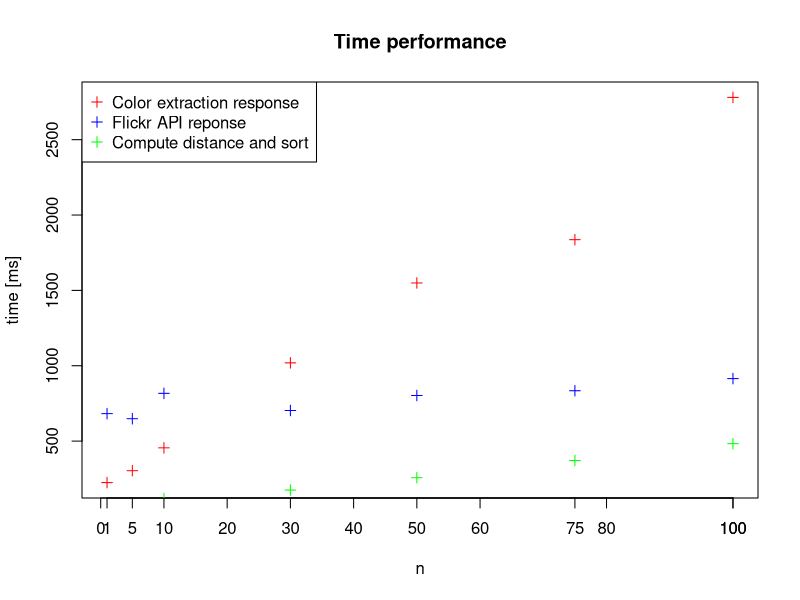

Reproduce this figure in R.
#!/usr/bin/env Rscript
data = read.csv("time.csv", sep=",")
plotT <- function(){
	png('time.png', height=500, width=1000)

	plot(
		data$n, data$dominant,
		main="Time performance", xlab="n", ylab="time [ms]",
     	# ylim=c(0, 0.0035),
		#log="y",
     	col="red", pch=3
	)
	axis(1, at=data$n, labels=data$n)
	
	points(data$n, data$fetch, col="blue", pch=3)
	points(data$n, data$rerank, col="green", pch=3)
	legend('topleft', 'left', c('Color extraction response', 'Flickr API reponse', 'Compute distance and sort'), pch = 3, col=c('red', 'blue', 'green'))
	dev.off()
}
plotT();